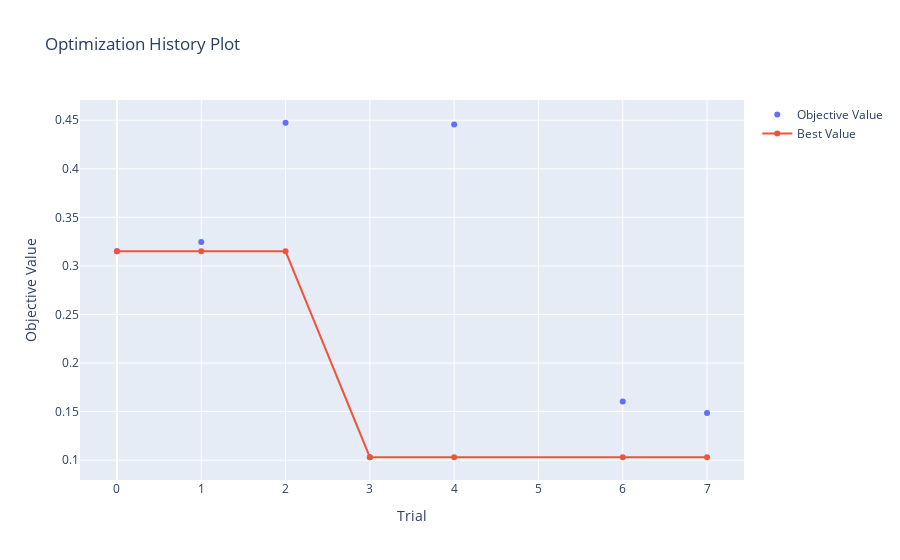

This figure's notebook cell:
### Code cell
fig = optuna.visualization.plot_optimization_history(study)
graph_path = Path(f"../figures/{params.MODEL_TYPE}/{params.MODEL_NAME}/")
if not os.path.exists(graph_path):
    os.makedirs(graph_path)
graph_path = f"../figures/{params.MODEL_TYPE}/{params.MODEL_NAME}/plot_optimization_history_graph"
fig.write_image(Path(f"{graph_path}.png"))
fig.show()

### Figure 1 — Plotly figure (JSON) as saved in the notebook; plotly's stock layout.template omitted (floating-point values rounded to 4 significant figures)
{"data": [{"mode": "markers", "name": "Objective Value", "type": "scatter", "x": [0, 1, 2, 3, 4, 6, 7], "y": [0.315, 0.3247, 0.4474, 0.103, 0.4456, 0.1603, 0.1484]}, {"name": "Best Value", "type": "scatter", "x": [0, 1, 2, 3, 4, 6, 7], "y": [0.315, 0.315, 0.315, 0.103, 0.103, 0.103, 0.103]}], "layout": {"title": {"text": "Optimization History Plot"}, "xaxis": {"title": {"text": "Trial"}}, "yaxis": {"title": {"text": "Objective Value"}}}}
